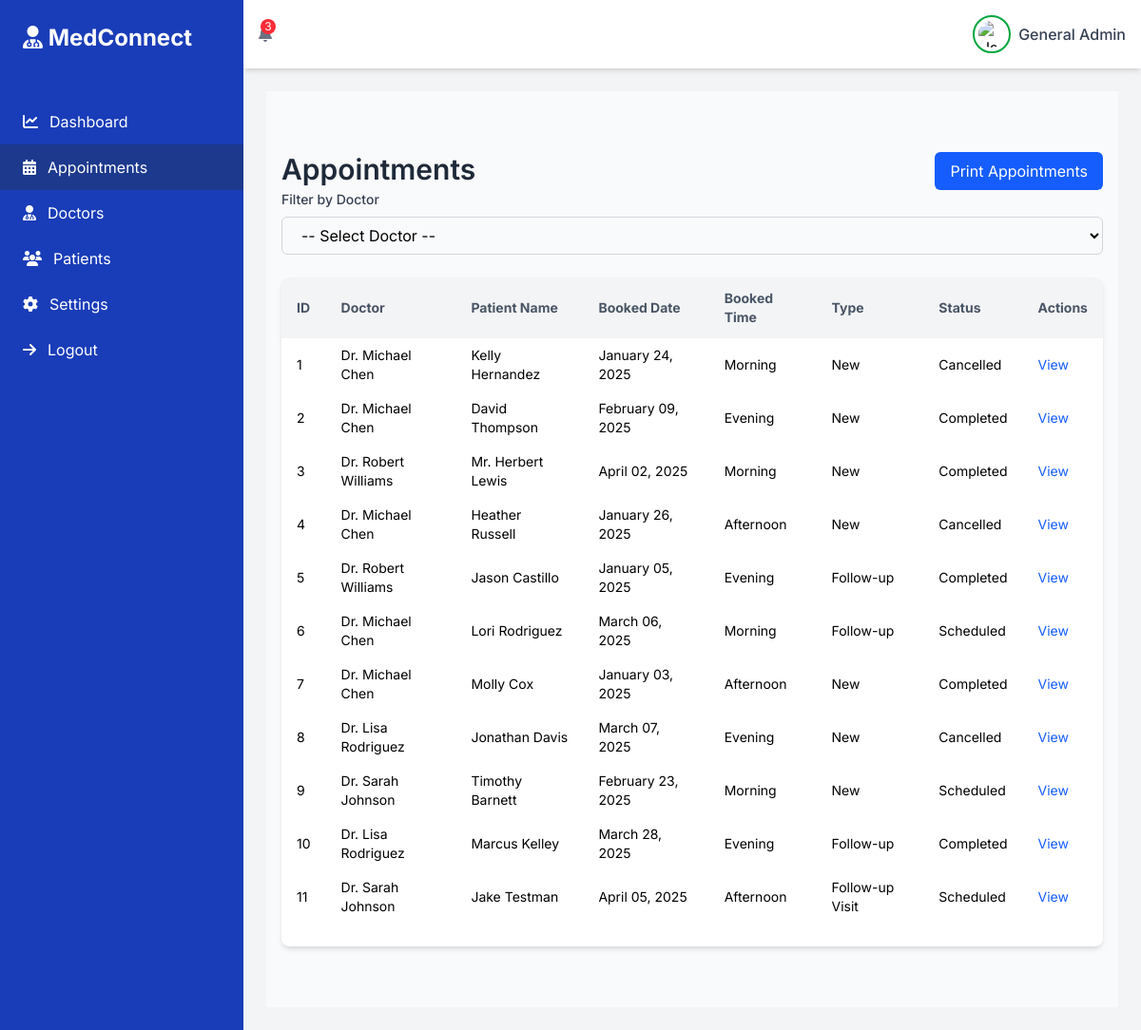
/admin/appointments (signed in), run on the app's committed database.
### models/models.py (models this page shows, shortened)
class User(db.Model):
    id = db.Column(db.Integer, primary_key=True)
    name = db.Column(db.String(200), nullable=False)
    email = db.Column(db.String(120), unique=True, nullable=False)
    password_hash = db.Column(db.String(128), nullable=False)

class Appointment(db.Model):
    id = db.Column(db.Integer, primary_key=True)
    status = db.Column(db.String(50), nullable=False, default="Scheduled")  # Options: 'Scheduled', 'Completed', 'Cancelled'
    doctor_id = db.Column(db.Integer, db.ForeignKey('doctor.id'), nullable=False)
    patient_name = db.Column(db.String(100), nullable=False)  # Full Name
    patient_email = db.Column(db.String(100), nullable=False)  # Email Address
    patient_phone = db.Column(db.String(15), nullable=False)  # Phone Number
    patient_dob = db.Column(db.Date, nullable=False)  # Date of Birth (mm/dd/yyyy)
    preferred_date = db.Column(db.Date, nullable=False)  # Preferred Appointment Date
    preferred_time = db.Column(db.String(50), nullable=False)  # Preferred Time (Morning, Afternoon, Evening)
    visit_type = db.Column(db.String(50), nullable=False)  # Type of Visit (New, Follow-up, etc.)
    issue_description = db.Column(db.Text, nullable=True)  # Brief Description of the Issue (Optional)
    insurance_provider = db.Column(db.String(100), nullable=True)  # Insurance Provider
    policy_number = db.Column(db.String(100), nullable=True)  # Policy Number
    created_at = db.Column(db.DateTime, default=lambda: datetime.now(timezone.utc), nullable=False)  # Record Creation Time

class Doctor(db.Model):
    id = db.Column(db.Integer, primary_key=True)
    name = db.Column(db.String(100), nullable=False)
    department_id = db.Column(db.Integer, db.ForeignKey('department.id'), nullable=False)  # Foreign key to Department
    image_url = db.Column(db.String(300), nullable=False)
    rating = db.Column(db.String(300), nullable=False)  # Doctor's rating
    work_hours = db.Column(db.String(300), nullable=False)  # Working hours of the doctor
    appointments = db.relationship('Appointment', backref='doctor', lazy=True)

### app.py (the view)
@app.route('/admin/appointments')
@login_required
def admin_view_appointments():
    doctor_id = request.args.get('doctor', None)
    selected_doctor = None
    if doctor_id:
        appointments = Appointment.query.filter_by(doctor_id=doctor_id).all()
        selected_doctor = Doctor.query.get(doctor_id)
    else:
        appointments = Appointment.query.all()
    doctors = Doctor.query.all()
    user = User.query.get(session['user_id'])
    return render_template('admin/appointments.html',
                           appointments=appointments,
                           doctors=doctors,
                           selected_doctor_id=doctor_id,
                           selected_doctor = selected_doctor,
                           user=user)

### app.py (called while the page is built)
def login_required(f):
    @wraps(f)
    def decorated_function(*args, **kwargs):
        if 'user_id' not in session:
            flash('You need to be logged in to access this page.', 'warning')
            return redirect(url_for('login'))
        return f(*args, **kwargs)
    return decorated_function

### templates/admin/appointments.html (shortened to what this page needs)
<!DOCTYPE html>
<html lang="en">
<head>
    <link href="https://cdnjs.cloudflare.com/ajax/libs/font-awesome/6.7.2/css/all.min.css" rel="stylesheet">
    <script src="https://cdn.jsdelivr.net/npm/@tailwindcss/browser@4"></script>
    <link rel="stylesheet" href="https://cdnjs.cloudflare.com/ajax/libs/font-awesome/6.4.0/css/all.min.css">
</head>
<body class="bg-gray-100 print:bg-white font-[Inter]">
    <div class="min-h-screen flex">
        <aside class="w-64 bg-blue-800 text-white hidden md:block print:hidden">
            <div class="p-6">
                <h2 class="text-2xl font-bold"><i class="fas fa-user-md"></i> MedConnect</h2>
            </div>
            <nav class="mt-6">
                <a href="{{ url_for('dashboard') }}" class="flex items-center py-3 px-6 hover:bg-blue-700">
                    <i class="fas fa-chart-line mr-3"></i>
                    <span>Dashboard</span>
                </a>
                <a href="{{ url_for('admin_view_appointments') }}" class="flex items-center py-3 px-6 bg-blue-900">
                    <i class="fas fa-calendar-alt mr-3"></i>
                    <span>Appointments</span>
                </a>
                <a href="#" class="flex items-center py-3 px-6 hover:bg-blue-700">
                    <i class="fas fa-user-md mr-3"></i>
                    <span>Doctors</span>
                </a>
                <a href="#" class="flex items-center py-3 px-6 hover:bg-blue-700">
                    <i class="fas fa-users mr-3"></i>
                    <span>Patients</span>
                </a>
                <a href="#" class="flex items-center py-3 px-6 hover:bg-blue-700">
                    <i class="fas fa-cog mr-3"></i>
                    <span>Settings</span>
                </a>
                <a href="{{ url_for('logout') }}" class="mt-auto flex items-center py-3 px-6 hover:bg-blue-700">
                    <i class="fas fa-arrow-right mr-3"></i>
                    <span>Logout</span>
                </a>
            </nav>
        </aside>
        <div class="flex-1 flex flex-col overflow-hidden">
            <header class="bg-white shadow-md p-4 flex justify-between items-center print:hidden">
                <div class="flex flex-grow justify-between items-center space-x-4">
                    <div class="relative">
                        <i class="fas fa-bell text-gray-500"></i>
                        <span
                            class="absolute -top-1 -right-1 bg-red-500 text-white rounded-full w-4 h-4 flex items-center justify-center text-xs">3</span>
                    </div>
                    <div class="flex items-center space-x-2">
                        <img src="https://cdn-icons-png.flaticon.com/512/12724/12724606.png" alt="User"
                            class="w-10 h-10 rounded-full object-contain border-2 border-green-600 p-1">
                        <span class="text-gray-700 font-medium">{{ user.name }}</span>
                    </div>
                </div>
            </header>
            <main class="flex-1 overflow-y-auto p-6">
                <section class="admin-appointments py-16 bg-gray-50 print:bg-white">
                    <div class="container mx-auto px-4">
                        <div class="flex justify-between">
                            <h2 class="text-3xl font-semibold text-gray-800 print:mb-6">{{ selected_doctor.name
                                Appointments</h2>
                            <button onclick="window.print()"
                                class="bg-blue-600 print:hidden text-white py-2 px-4 rounded-md hover:bg-blue-700 transition duration-300">
                                Print Appointments
                            </button>
                        </div>
                        <div class="mb-6 print:hidden">
                            <label for="doctor" class="block text-sm font-medium text-gray-700 mb-2">Filter by
                                Doctor</label>
                            <select id="doctor" name="doctor"
                                class="w-full px-4 py-2 border border-gray-300 rounded-md focus:ring-2 focus:ring-blue-500 focus:border-blue-500"
                                onchange="filterAppointments()">
                                <option value="">-- Select Doctor --</option>
                            </select>
                        </div>
                        <div class="overflow-x-auto bg-white rounded-lg shadow-md print:shadow-none pb-6">
                            <table class="min-w-full table-auto text-sm">
                                <thead class="bg-gray-100 text-gray-600">
                                    <tr>
                                        <th class="py-3 px-4 text-left">ID</th>
                                        <th class="py-3 px-4 text-left">Doctor</th>
                                        <th class="py-3 px-4 text-left">Patient Name</th>
                                        <th class="py-3 px-4 text-left">Booked Date</th>
                                        <th class="py-3 px-4 text-left">Booked Time</th>
                                        <th class="py-3 px-4 text-left">Type</th>
                                        <th class="py-3 px-4 text-left">Status</th>
                                        <th class="py-3 px-4 text-left print:hidden">Actions</th>
                                    </tr>
                                </thead>
                                <tbody>
                                    {% for appointment in appointments %}
                                    <tr>
                                        <td class="py-2 px-4">{{ appointment.id }}</td>
                                        <td class="py-2 px-4">{{ appointment.doctor.name }}</td>
                                        <td class="py-2 px-4">{{ appointment.patient_name }}</td>
                                        <td class="py-2 px-4">{{ appointment.preferred_date.strftime('%B %d, %Y') }}
                                        </td>
                                        <td class="py-2 px-4">{{ appointment.preferred_time.capitalize() }}</td>
                                        <td class="py-2 px-4">{{ appointment.visit_type }}</td>
                                        <td class="py-2 px-4">{{ appointment.status }}</td>
                                        <td class="py-2 px-4 print:hidden">
                                            <a href="#" class="text-blue-600 hover:underline">View</a>
                                        </td>
                                    </tr>
                                    {% endfor %}
                                </tbody>
                            </table>
                        </div>
                    </div>
                </section>
            </main>
        </div>
    </div>
</body>
</html>

### data on the page
User: name "General Admin"
Appointment: id "1", doctor.name "Dr. Michael Chen", patient_name "Kelly Hernandez", preferred_date "January 24, 2025", preferred_time "Morning", visit_type "New", status "Cancelled"
Appointment: id "2", doctor.name "Dr. Michael Chen", patient_name "David Thompson", preferred_date "February 09, 2025", preferred_time "Evening", visit_type "New", status "Completed"
Appointment: id "3", doctor.name "Dr. Robert Williams", patient_name "Mr. Herbert Lewis", preferred_date "April 02, 2025", preferred_time "Morning", visit_type "New", status "Completed"
Appointment: id "4", doctor.name "Dr. Michael Chen", patient_name "Heather Russell", preferred_date "January 26, 2025", preferred_time "Afternoon", visit_type "New", status "Cancelled"
Appointment: id "5", doctor.name "Dr. Robert Williams", patient_name "Jason Castillo", preferred_date "January 05, 2025", preferred_time "Evening", visit_type "Follow-up", status "Completed"
Appointment: id "6", doctor.name "Dr. Michael Chen", patient_name "Lori Rodriguez", preferred_date "March 06, 2025", preferred_time "Morning", visit_type "Follow-up", status "Scheduled"
Appointment: id "7", doctor.name "Dr. Michael Chen", patient_name "Molly Cox", preferred_date "January 03, 2025", preferred_time "Afternoon", visit_type "New", status "Completed"
Appointment: id "8", doctor.name "Dr. Lisa Rodriguez", patient_name "Jonathan Davis", preferred_date "March 07, 2025", preferred_time "Evening", visit_type "New", status "Cancelled"
Appointment: id "9", doctor.name "Dr. Sarah Johnson", patient_name "Timothy Barnett", preferred_date "February 23, 2025", preferred_time "Morning", visit_type "New", status "Scheduled"
Appointment: id "10", doctor.name "Dr. Lisa Rodriguez", patient_name "Marcus Kelley", preferred_date "March 28, 2025", preferred_time "Evening", visit_type "Follow-up", status "Completed"
Appointment: id "11", doctor.name "Dr. Sarah Johnson", patient_name "Jake Testman", preferred_date "April 05, 2025", preferred_time "Afternoon", visit_type "Follow-up Visit", status "Scheduled"
